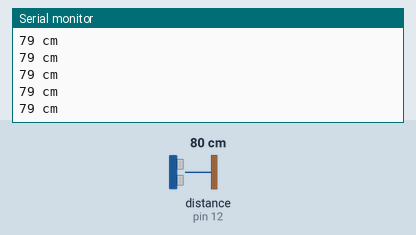
This sketch was run on a simulated Arduino Uno, built with avr-gcc and run on an emulated ATmega328P. Shown: the last lines printed to the serial monitor. Wiring (inferred from the names in the program): ultrasonic range finder: trigger pin 13; echo pin 12. The inputs (shaded band) are chosen by the test bench; at power-on: distance to the obstacle (sensor on pin 12) 80 cm. The echo pulse lasts 58.3 µs per cm.

Above: at 3.5 s.
3.6 s: distance to the obstacle (sensor on pin 12) set to 105 cm
At 3.88 s:
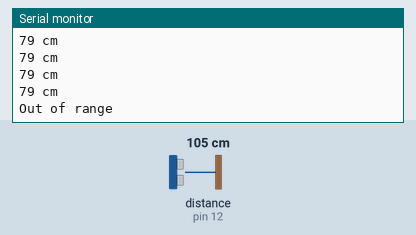
5.1 s: distance to the obstacle (sensor on pin 12) set to 97 cm
At 5.11 s:
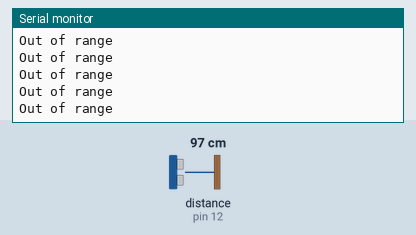

Measured:
- after the input at 3.6 s, the serial monitor: prints a new line after 0.07 s (image 1)

The sketch:

ultrasound-HC-SR04.ino
```cpp
enum {
  TRIG_PIN = 13,
  ECHO_PIN = 12,

  ECHO_DELAY = 2, //ms

  SERIAL_BAUD  = 9600,

  POLL_DELAY   = 300, //ms

  MIN_DISTANCE = 100, //Minimal distance to be considered as a trigger. cm
};

void setup() {
  Serial.begin (9600);
  pinMode(TRIG_PIN, OUTPUT);
  pinMode(ECHO_PIN, INPUT);

}

void loop() {
  long duration, distance;
  digitalWrite(TRIG_PIN, HIGH);
  delayMicroseconds(ECHO_DELAY);
  digitalWrite(TRIG_PIN, LOW);
  duration = pulseIn(ECHO_PIN, HIGH);
  distance = (duration/2) / 29.1;


  if (distance >= MIN_DISTANCE || distance <= 0){
    Serial.println("Out of range");
  }
  else {
    Serial.print(distance);
    Serial.println(" cm");
  }
  delay(POLL_DELAY);
}
```
